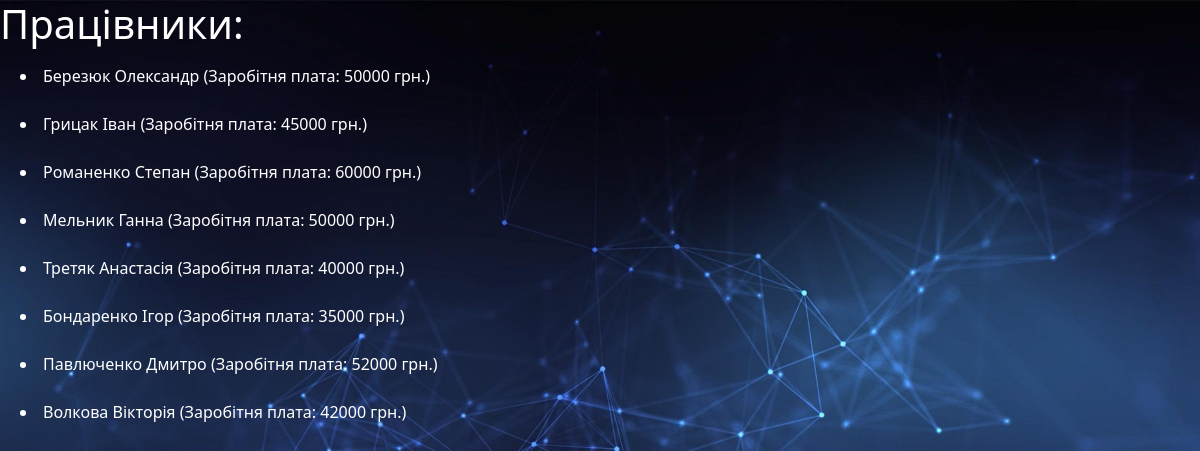
Page /workers/ on the committed database.
### app1/models.py (models this page shows)
class Worker(models.Model):
    name = models.CharField(max_length=35,blank = False)
    surname = models.CharField(max_length=35,blank = False)
    salary = models.IntegerField(default=0)
    def __str__(self):
        return f"{self.surname} {self.name}"

### app1/views.py (the view)
# urls.py: path('workers/', workers_page),
def workers_page(request):
    all_workers = Worker.objects.all()
    context = {
        'workers': all_workers,
    }
    return render(request, 'workers.html', context)

### templates/workers.html (shortened to what this page needs)
{% load static %}
<head>
    <link rel="stylesheet" href="https://cdn.jsdelivr.net/npm/bootstrap@5.2.3/dist/css/bootstrap.min.css">
</head>
<body>
    <h1 style="color: #ffffff;">Працівники:</h1>
        {%for i in workers%}
        <li style="padding-left: 20px; color: #ffffff;">{{i}} (Заробітня плата: {{i.salary}} грн.)</li>
        <br>
        {%endfor%}
</body>
</html>

### rows in the picture
Worker: surname+name "Березюк Олександр", salary "50000"
Worker: surname+name "Грицак Іван", salary "45000"
Worker: surname+name "Романенко Степан", salary "60000"
Worker: surname+name "Мельник Ганна", salary "50000"
Worker: surname+name "Третяк Анастасія", salary "40000"
Worker: surname+name "Бондаренко Ігор", salary "35000"
Worker: surname+name "Павлюченко Дмитро", salary "52000"
Worker: surname+name "Волкова Вікторія", salary "42000"
